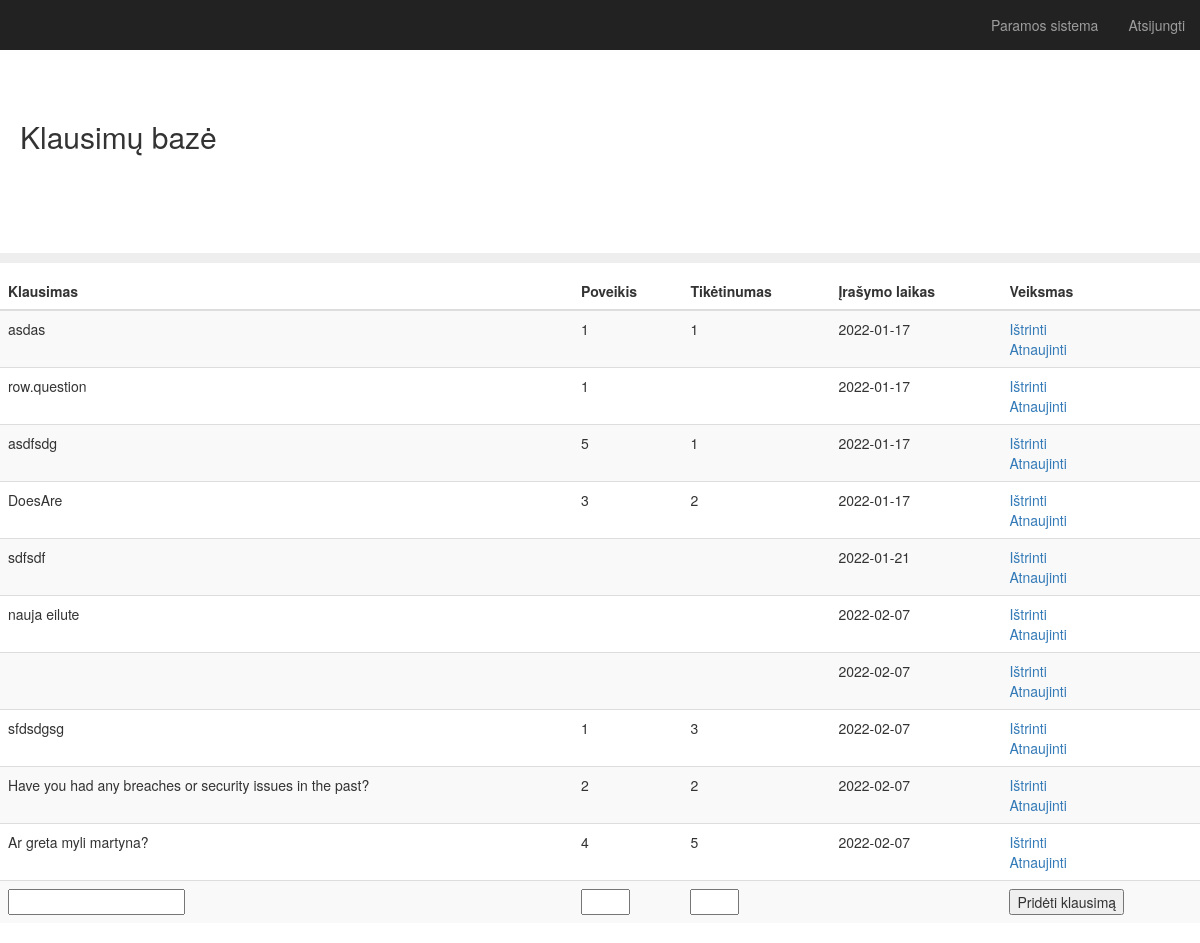
Page / (signed in) on the earlier database version.
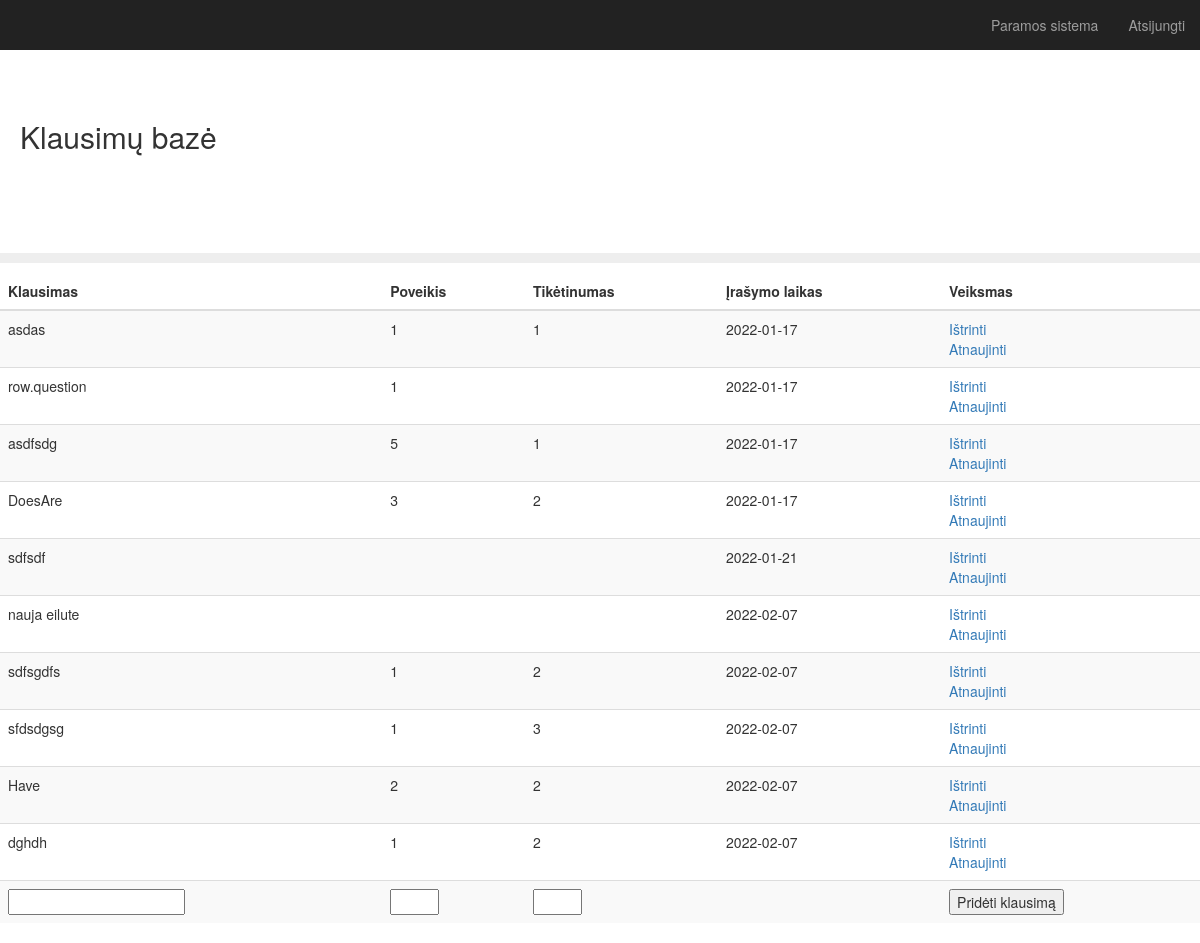
Same page on the later database version.
### app.py (models this page shows)
class Todo(db.Model):
    id = db.Column(db.Integer, primary_key=True)
    question = db.Column(db.String(200), nullable=False)
    impact = db.Column(db.Integer, nullable=False)
    likelihood = db.Column(db.Integer, nullable=False)
    date_created = db.Column(db.DateTime, default=datetime.utcnow)

### app.py (the view)
@app.route('/', methods=['POST', 'GET'])
@login_required
def index():
    if request.method == 'POST':
        new_question = request.form['question']
        new_impact = request.form['impact']
        new_likelihood = request.form['likelihood']
        update = Todo(question=new_question, impact=new_impact, likelihood=new_likelihood )
        try:
            db.session.add(update)
            db.session.commit()
            return redirect('/')
        except:
            return 'There was an issue adding your row'
    else:
        rows = Todo.query.order_by(Todo.date_created).all()
        return render_template('index.html', rows=rows)

### app.py (called while the page is built)
@login_manager.user_loader
def load_user(user_id):
    return User.query.get(int(user_id))

### templates/index.html (shortened to what this page needs)
{% extends "bootstrap/base.html" %}
{% block styles %}
{{super()}}
<link rel="stylesheet" href="{{url_for('.static', filename='main.css')}}">
{% endblock %}
{% block content %}
    <nav class="navbar navbar-inverse navbar-fixed-top">
      <div class="container-fluid">
        <div id="navbar" class="navbar-collapse collapse">
          <ul class="nav navbar-nav navbar-right">
            <li><a href="#">Paramos sistema</a></li>
            <li><a href="{{ url_for('logout') }}">Atsijungti</a></li>
          </ul>
        </div>
      </div>
    </nav>
  <h2 class="sub-header">Klausimų bazė</h2>
          <div class="table-responsive">
            <table class="table table-striped">
              <thead>
                <tr>
                  <th>Klausimas</th>
                  <th>Poveikis</th>
                  <th>Tikėtinumas</th>
                  <th>Įrašymo laikas</th>
                  <th>Veiksmas</th>
                </tr>
              </thead>
              <tbody>
                {% for row in rows %}
                <tr>
                    <td>{{ row.question }}</td>
                    <td>{{ row.impact }}</td>
                    <td>{{ row.likelihood }}</td>
                    <td>{{ row.date_created.date() }}</td>
                    <td>
                        <a href="/delete/{{row.id}}">Ištrinti</a>
                        <br>
                        <a href="/update/{{row.id}}">Atnaujinti</a>
                    </td>
                </tr>
            {% endfor %}
            <tr>
              <div class="form">
                  <form action="/" method="POST">
                      <td><input type="text" name="question" id="question"></td>
                      <td><input type="number" name="impact" id="impact" min="1" max="5"></td>
                      <td><input type="number" name="likelihood" id="likelihood" min="1" max="5"></td>
                      <td></td>
                      <td><input type="submit" value="Pridėti klausimą"></td>
                  </form>
              </div>
            </tr>
              </tbody>
{% endblock %}

### static/main.css (style rules this page uses)
body { padding-top: 50px; }
.sub-header { padding-top: 50px; padding-bottom: 100px; border-bottom: 10px solid #eee; padding-right: 20px; padding-left: 20px; }
.navbar-fixed-top { border: 0; }

Differences in the rows shown:
removed Todo: question "Ar greta myli martyna?", impact "4", likelihood "5", date_created "2022-02-07"
changed Todo: question (not shown) → "sdfsgdfs"; impact (not shown) → "1"; likelihood (not shown) → "2"
changed Todo: question "Have you had any breaches or security issues in the past?" → "Have"
added Todo: question "dghdh", impact "1", likelihood "2", date_created "2022-02-07"
